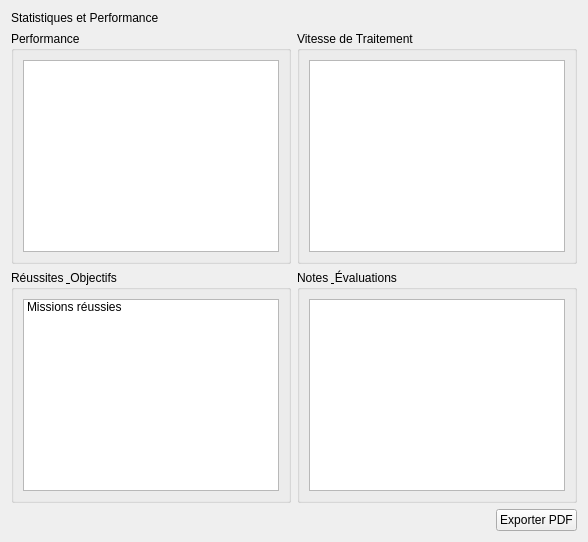
         <widget class="QWidget" name="page_stat">
          <layout class="QVBoxLayout" name="statLayout">
           <item>
            <widget class="QLabel" name="statTitle">
             <property name="text">
              <string>Statistiques et Performance</string>
             </property>
            </widget>
           </item>
           <item>
            <layout class="QHBoxLayout" name="statsContentLayout">
             <item>
              <widget class="QGroupBox" name="performanceGroup">
               <property name="title">
                <string>Performance</string>
               </property>
               <layout class="QVBoxLayout">
                <item>
                 <widget class="QPlainTextEdit" name="plainTextEdit">
                  <property name="readOnly">
                   <bool>true</bool>
                  </property>
                 </widget>
                </item>
               </layout>
              </widget>
             </item>
             <item>
              <widget class="QGroupBox" name="vitesseGroup">
               <property name="title">
                <string>Vitesse de Traitement</string>
               </property>
               <layout class="QVBoxLayout">
                <item>
                 <widget class="QPlainTextEdit" name="plainTextEdit_2">
                  <property name="readOnly">
                   <bool>true</bool>
                  </property>
                 </widget>
                </item>
               </layout>
              </widget>
             </item>
            </layout>
           </item>
           <item>
            <layout class="QHBoxLayout" name="statsSecondRowLayout">
             <item>
              <widget class="QGroupBox" name="objectifsGroup">
               <property name="title">
                <string>Réussites &amp; Objectifs</string>
               </property>
               <layout class="QVBoxLayout">
                <item>
                 <widget class="QListWidget" name="listWidget_2">
                  <item>
                   <property name="text">
                    <string>Missions réussies</string>
                   </property>
                  </item>
                 </widget>
                </item>
               </layout>
              </widget>
             </item>
             <item>
              <widget class="QGroupBox" name="evalGroup">
               <property name="title">
                <string>Notes &amp; Évaluations</string>
               </property>
               <layout class="QVBoxLayout">
                <item>
                 <widget class="QPlainTextEdit" name="plainTextEdit_3">
                  <property name="readOnly">
                   <bool>true</bool>
                  </property>
                 </widget>
                </item>
               </layout>
              </widget>
             </item>
            </layout>
           </item>
           <item>
            <layout class="QHBoxLayout" name="exportLayout">
             <item>
              <spacer name="exportSpacer">
               <property name="orientation">
                <enum>Qt::Horizontal</enum>
               </property>
               <property name="sizeHint" stdset="0">
                <size>
                 <width>40</width>
                 <height>20</height>
                </size>
               </property>
              </spacer>
             </item>
             <item>
              <widget class="QPushButton" name="pushButton_25">
               <property name="maximumWidth">
                <number>150</number>
               </property>
               <property name="text">
                <string>Exporter PDF</string>
               </property>
              </widget>
             </item>
            </layout>
           </item>
          </layout>
         </widget>
